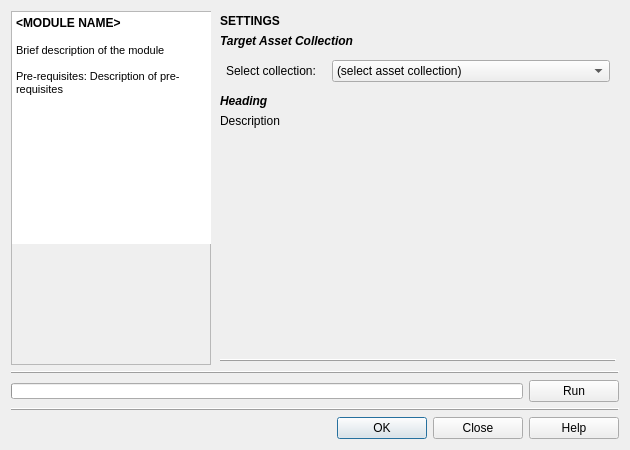
<?xml version="1.0" encoding="UTF-8"?>
<ui version="4.0">
 <class>TemplateGUI</class>
 <widget class="QDialog" name="TemplateGUI">
  <property name="geometry">
   <rect>
    <x>0</x>
    <y>0</y>
    <width>630</width>
    <height>450</height>
   </rect>
  </property>
  <property name="windowTitle">
   <string>Map Natural Features to Simulation</string>
  </property>
  <property name="windowIcon">
   <iconset resource="../../../../../Dropbox/UrbanBEATS Master Project/graphics/ubeats.qrc">
    <normaloff>:/icons/nature_lake.png</normaloff>:/icons/nature_lake.png</iconset>
  </property>
  <layout class="QGridLayout" name="gridLayout">
   <item row="4" column="0" colspan="2">
    <widget class="QWidget" name="buttons_widget" native="true">
     <layout class="QHBoxLayout" name="horizontalLayout">
      <property name="spacing">
       <number>6</number>
      </property>
      <property name="leftMargin">
       <number>0</number>
      </property>
      <property name="topMargin">
       <number>0</number>
      </property>
      <property name="rightMargin">
       <number>0</number>
      </property>
      <property name="bottomMargin">
       <number>0</number>
      </property>
      <item>
       <spacer name="horizontalSpacer">
        <property name="orientation">
         <enum>Qt::Horizontal</enum>
        </property>
        <property name="sizeHint" stdset="0">
         <size>
          <width>40</width>
          <height>20</height>
         </size>
        </property>
       </spacer>
      </item>
      <item>
       <widget class="QPushButton" name="ok_button">
        <property name="minimumSize">
         <size>
          <width>90</width>
          <height>0</height>
         </size>
        </property>
        <property name="whatsThis">
         <string>&lt;html&gt;&lt;head/&gt;&lt;body&gt;&lt;p&gt;Resets all parameters of this module in the current 'scenario time step' to the default values.&lt;/p&gt;&lt;/body&gt;&lt;/html&gt;</string>
        </property>
        <property name="text">
         <string>OK</string>
        </property>
        <property name="icon">
         <iconset resource="../../../../../Dropbox/UrbanBEATS Master Project/graphics/ubeats.qrc">
          <normaloff>:/icons/check.png</normaloff>:/icons/check.png</iconset>
        </property>
       </widget>
      </item>
      <item>
       <widget class="QPushButton" name="close_button">
        <property name="minimumSize">
         <size>
          <width>90</width>
          <height>0</height>
         </size>
        </property>
        <property name="text">
         <string>Close</string>
        </property>
        <property name="icon">
         <iconset resource="../../../../../Dropbox/UrbanBEATS Master Project/graphics/ubeats.qrc">
          <normaloff>:/icons/delete-icon.png</normaloff>:/icons/delete-icon.png</iconset>
        </property>
       </widget>
      </item>
      <item>
       <widget class="QPushButton" name="help_button">
        <property name="minimumSize">
         <size>
          <width>90</width>
          <height>0</height>
         </size>
        </property>
        <property name="text">
         <string>Help</string>
        </property>
        <property name="icon">
         <iconset resource="../../../../../Dropbox/UrbanBEATS Master Project/graphics/ubeats.qrc">
          <normaloff>:/icons/Help-icon.png</normaloff>:/icons/Help-icon.png</iconset>
        </property>
       </widget>
      </item>
     </layout>
    </widget>
   </item>
   <item row="0" column="0">
    <widget class="QFrame" name="frame">
     <property name="minimumSize">
      <size>
       <width>200</width>
       <height>0</height>
      </size>
     </property>
     <property name="maximumSize">
      <size>
       <width>200</width>
       <height>16777215</height>
      </size>
     </property>
     <property name="frameShape">
      <enum>QFrame::StyledPanel</enum>
     </property>
     <property name="frameShadow">
      <enum>QFrame::Raised</enum>
     </property>
     <layout class="QVBoxLayout" name="verticalLayout_6">
      <property name="spacing">
       <number>0</number>
      </property>
      <property name="leftMargin">
       <number>0</number>
      </property>
      <property name="topMargin">
       <number>0</number>
      </property>
      <property name="rightMargin">
       <number>0</number>
      </property>
      <property name="bottomMargin">
       <number>0</number>
      </property>
      <item>
       <widget class="QTextBrowser" name="description">
        <property name="minimumSize">
         <size>
          <width>200</width>
          <height>0</height>
         </size>
        </property>
        <property name="maximumSize">
         <size>
          <width>200</width>
          <height>16777215</height>
         </size>
        </property>
        <property name="frameShape">
         <enum>QFrame::NoFrame</enum>
        </property>
        <property name="frameShadow">
         <enum>QFrame::Plain</enum>
        </property>
        <property name="verticalScrollBarPolicy">
         <enum>Qt::ScrollBarAsNeeded</enum>
        </property>
        <property name="html">
         <string>&lt;!DOCTYPE HTML PUBLIC &quot;-//W3C//DTD HTML 4.0//EN&quot; &quot;http://www.w3.org/TR/REC-html40/strict.dtd&quot;&gt;
&lt;html&gt;&lt;head&gt;&lt;meta name=&quot;qrichtext&quot; content=&quot;1&quot; /&gt;&lt;style type=&quot;text/css&quot;&gt;
p, li { white-space: pre-wrap; }
&lt;/style&gt;&lt;/head&gt;&lt;body style=&quot; font-family:'MS Shell Dlg 2'; font-size:8.25pt; font-weight:400; font-style:normal;&quot;&gt;
&lt;p style=&quot; margin-top:0px; margin-bottom:0px; margin-left:0px; margin-right:0px; -qt-block-indent:0; text-indent:0px;&quot;&gt;&lt;span style=&quot; font-size:9pt; font-weight:600;&quot;&gt;&amp;lt;MODULE NAME&amp;gt;&lt;/span&gt;&lt;/p&gt;
&lt;p style=&quot;-qt-paragraph-type:empty; margin-top:0px; margin-bottom:0px; margin-left:0px; margin-right:0px; -qt-block-indent:0; text-indent:0px; font-size:9pt; font-weight:600;&quot;&gt;&lt;br /&gt;&lt;/p&gt;
&lt;p style=&quot; margin-top:0px; margin-bottom:0px; margin-left:0px; margin-right:0px; -qt-block-indent:0; text-indent:0px;&quot;&gt;&lt;span style=&quot; font-size:8pt;&quot;&gt;Brief description of the module&lt;/span&gt;&lt;/p&gt;
&lt;p style=&quot;-qt-paragraph-type:empty; margin-top:0px; margin-bottom:0px; margin-left:0px; margin-right:0px; -qt-block-indent:0; text-indent:0px; font-size:8pt;&quot;&gt;&lt;br /&gt;&lt;/p&gt;
&lt;p style=&quot; margin-top:0px; margin-bottom:0px; margin-left:0px; margin-right:0px; -qt-block-indent:0; text-indent:0px;&quot;&gt;&lt;span style=&quot; font-size:8pt;&quot;&gt;Pre-requisites: Description of pre-requisites&lt;/span&gt;&lt;/p&gt;&lt;/body&gt;&lt;/html&gt;</string>
        </property>
       </widget>
      </item>
      <item>
       <widget class="QLabel" name="img">
        <property name="sizePolicy">
         <sizepolicy hsizetype="Preferred" vsizetype="Fixed">
          <horstretch>0</horstretch>
          <verstretch>0</verstretch>
         </sizepolicy>
        </property>
        <property name="minimumSize">
         <size>
          <width>200</width>
          <height>120</height>
         </size>
        </property>
        <property name="maximumSize">
         <size>
          <width>200</width>
          <height>120</height>
         </size>
        </property>
        <property name="text">
         <string/>
        </property>
        <property name="pixmap">
         <pixmap resource="../../../../../Dropbox/UrbanBEATS Master Project/graphics/ubeats.qrc">:/mod_imgs/module_imgs/mod_topography.jpg</pixmap>
        </property>
       </widget>
      </item>
     </layout>
    </widget>
   </item>
   <item row="1" column="0" colspan="2">
    <widget class="Line" name="line_2">
     <property name="frameShadow">
      <enum>QFrame::Raised</enum>
     </property>
     <property name="orientation">
      <enum>Qt::Horizontal</enum>
     </property>
    </widget>
   </item>
   <item row="2" column="0" colspan="2">
    <widget class="QWidget" name="widget" native="true">
     <property name="minimumSize">
      <size>
       <width>0</width>
       <height>0</height>
      </size>
     </property>
     <layout class="QHBoxLayout" name="horizontalLayout_2">
      <property name="leftMargin">
       <number>0</number>
      </property>
      <property name="topMargin">
       <number>0</number>
      </property>
      <property name="rightMargin">
       <number>0</number>
      </property>
      <property name="bottomMargin">
       <number>0</number>
      </property>
      <item>
       <widget class="QProgressBar" name="progressbar">
        <property name="minimumSize">
         <size>
          <width>0</width>
          <height>16</height>
         </size>
        </property>
        <property name="maximumSize">
         <size>
          <width>16777215</width>
          <height>16</height>
         </size>
        </property>
        <property name="value">
         <number>0</number>
        </property>
        <property name="textVisible">
         <bool>false</bool>
        </property>
        <property name="orientation">
         <enum>Qt::Horizontal</enum>
        </property>
        <property name="invertedAppearance">
         <bool>false</bool>
        </property>
        <property name="textDirection">
         <enum>QProgressBar::TopToBottom</enum>
        </property>
       </widget>
      </item>
      <item>
       <widget class="QPushButton" name="run_button">
        <property name="minimumSize">
         <size>
          <width>90</width>
          <height>0</height>
         </size>
        </property>
        <property name="maximumSize">
         <size>
          <width>90</width>
          <height>16777215</height>
         </size>
        </property>
        <property name="text">
         <string>Run</string>
        </property>
        <property name="icon">
         <iconset resource="../../../../../Dropbox/UrbanBEATS Master Project/graphics/ubeats.qrc">
          <normaloff>:/icons/Play-icon.png</normaloff>:/icons/Play-icon.png</iconset>
        </property>
       </widget>
      </item>
     </layout>
    </widget>
   </item>
   <item row="0" column="1">
    <widget class="QWidget" name="parameters" native="true">
     <layout class="QVBoxLayout" name="verticalLayout">
      <property name="spacing">
       <number>6</number>
      </property>
      <property name="leftMargin">
       <number>3</number>
      </property>
      <property name="topMargin">
       <number>3</number>
      </property>
      <property name="rightMargin">
       <number>3</number>
      </property>
      <property name="bottomMargin">
       <number>3</number>
      </property>
      <item>
       <widget class="QLabel" name="title">
        <property name="text">
         <string>&lt;html&gt;&lt;head/&gt;&lt;body&gt;&lt;p&gt;&lt;span style=&quot; font-size:9pt; font-weight:600;&quot;&gt;SETTINGS&lt;/span&gt;&lt;/p&gt;&lt;/body&gt;&lt;/html&gt;</string>
        </property>
       </widget>
      </item>
      <item>
       <widget class="QLabel" name="asset_col_title">
        <property name="text">
         <string>&lt;html&gt;&lt;head/&gt;&lt;body&gt;&lt;p&gt;&lt;span style=&quot; font-weight:600; font-style:italic;&quot;&gt;Target Asset Collection&lt;/span&gt;&lt;/p&gt;&lt;/body&gt;&lt;/html&gt;</string>
        </property>
       </widget>
      </item>
      <item>
       <widget class="QWidget" name="gridname_widget" native="true">
        <layout class="QGridLayout" name="gridLayout_7">
         <property name="leftMargin">
          <number>6</number>
         </property>
         <property name="topMargin">
          <number>6</number>
         </property>
         <property name="rightMargin">
          <number>6</number>
         </property>
         <property name="bottomMargin">
          <number>6</number>
         </property>
         <item row="0" column="1">
          <widget class="QComboBox" name="assetcol_combo">
           <item>
            <property name="text">
             <string>(select asset collection)</string>
            </property>
           </item>
          </widget>
         </item>
         <item row="0" column="0">
          <widget class="QLabel" name="gridname_lbl">
           <property name="minimumSize">
            <size>
             <width>100</width>
             <height>0</height>
            </size>
           </property>
           <property name="maximumSize">
            <size>
             <width>100</width>
             <height>16777215</height>
            </size>
           </property>
           <property name="whatsThis">
            <string>Width of the square cell in the city grid in metres</string>
           </property>
           <property name="text">
            <string>Select collection:</string>
           </property>
          </widget>
         </item>
        </layout>
       </widget>
      </item>
      <item>
       <widget class="QLabel" name="title_2">
        <property name="text">
         <string>&lt;html&gt;&lt;head/&gt;&lt;body&gt;&lt;p&gt;&lt;span style=&quot; font-weight:600; font-style:italic;&quot;&gt;Heading&lt;/span&gt;&lt;/p&gt;&lt;/body&gt;&lt;/html&gt;</string>
        </property>
       </widget>
      </item>
      <item>
       <widget class="QLabel" name="descr">
        <property name="minimumSize">
         <size>
          <width>0</width>
          <height>0</height>
         </size>
        </property>
        <property name="maximumSize">
         <size>
          <width>16777215</width>
          <height>16777215</height>
         </size>
        </property>
        <property name="whatsThis">
         <string>Width of the square cell in the city grid in metres</string>
        </property>
        <property name="text">
         <string>Description</string>
        </property>
        <property name="wordWrap">
         <bool>true</bool>
        </property>
       </widget>
      </item>
      <item>
       <widget class="QWidget" name="widget_2" native="true">
        <layout class="QGridLayout" name="gridLayout_8">
         <property name="leftMargin">
          <number>6</number>
         </property>
         <property name="topMargin">
          <number>6</number>
         </property>
         <property name="rightMargin">
          <number>6</number>
         </property>
         <property name="bottomMargin">
          <number>6</number>
         </property>
         <property name="verticalSpacing">
          <number>3</number>
         </property>
        </layout>
       </widget>
      </item>
      <item>
       <spacer name="verticalSpacer">
        <property name="orientation">
         <enum>Qt::Vertical</enum>
        </property>
        <property name="sizeHint" stdset="0">
         <size>
          <width>20</width>
          <height>40</height>
         </size>
        </property>
       </spacer>
      </item>
      <item>
       <widget class="Line" name="line">
        <property name="frameShadow">
         <enum>QFrame::Raised</enum>
        </property>
        <property name="orientation">
         <enum>Qt::Horizontal</enum>
        </property>
       </widget>
      </item>
     </layout>
    </widget>
   </item>
   <item row="3" column="0" colspan="2">
    <widget class="Line" name="line_3">
     <property name="frameShadow">
      <enum>QFrame::Raised</enum>
     </property>
     <property name="orientation">
      <enum>Qt::Horizontal</enum>
     </property>
    </widget>
   </item>
  </layout>
 </widget>
 <resources>
  <include location="../../../../../Dropbox/UrbanBEATS Master Project/graphics/ubeats.qrc"/>
 </resources>
 <connections>
  <connection>
   <sender>close_button</sender>
   <signal>clicked()</signal>
   <receiver>TemplateGUI</receiver>
   <slot>reject()</slot>
   <hints>
    <hint type="sourcelabel">
     <x>479</x>
     <y>412</y>
    </hint>
    <hint type="destinationlabel">
     <x>314</x>
     <y>216</y>
    </hint>
   </hints>
  </connection>
 </connections>
</ui>
